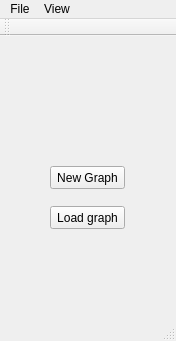
<?xml version="1.0" encoding="UTF-8"?>
<ui version="4.0">
 <class>MainWindow</class>
 <widget class="QMainWindow" name="MainWindow">
  <property name="geometry">
   <rect>
    <x>0</x>
    <y>0</y>
    <width>176</width>
    <height>341</height>
   </rect>
  </property>
  <property name="windowTitle">
   <string>MainWindow</string>
  </property>
  <widget class="QWidget" name="centralWidget">
   <widget class="QPushButton" name="newGraphButton">
    <property name="geometry">
     <rect>
      <x>50</x>
      <y>130</y>
      <width>75</width>
      <height>23</height>
     </rect>
    </property>
    <property name="text">
     <string>New Graph</string>
    </property>
    <property name="autoDefault">
     <bool>true</bool>
    </property>
   </widget>
   <widget class="QPushButton" name="loadGraphButton">
    <property name="geometry">
     <rect>
      <x>50</x>
      <y>170</y>
      <width>75</width>
      <height>23</height>
     </rect>
    </property>
    <property name="text">
     <string>Load graph</string>
    </property>
    <property name="autoDefault">
     <bool>true</bool>
    </property>
   </widget>
  </widget>
  <widget class="QMenuBar" name="menuBar">
   <property name="geometry">
    <rect>
     <x>0</x>
     <y>0</y>
     <width>176</width>
     <height>21</height>
    </rect>
   </property>
   <widget class="QMenu" name="menuFilr">
    <property name="title">
     <string>File</string>
    </property>
   </widget>
   <widget class="QMenu" name="menuView">
    <property name="title">
     <string>View</string>
    </property>
   </widget>
   <addaction name="menuFilr"/>
   <addaction name="menuView"/>
  </widget>
  <widget class="QToolBar" name="mainToolBar">
   <attribute name="toolBarArea">
    <enum>TopToolBarArea</enum>
   </attribute>
   <attribute name="toolBarBreak">
    <bool>false</bool>
   </attribute>
  </widget>
  <widget class="QStatusBar" name="statusBar"/>
 </widget>
 <layoutdefault spacing="6" margin="11"/>
 <resources/>
 <connections/>
</ui>
